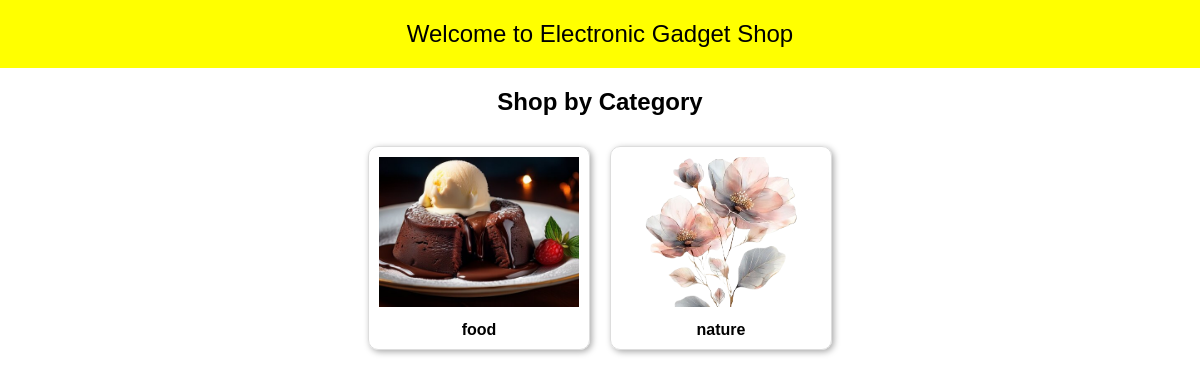
Before: / with the older database file.
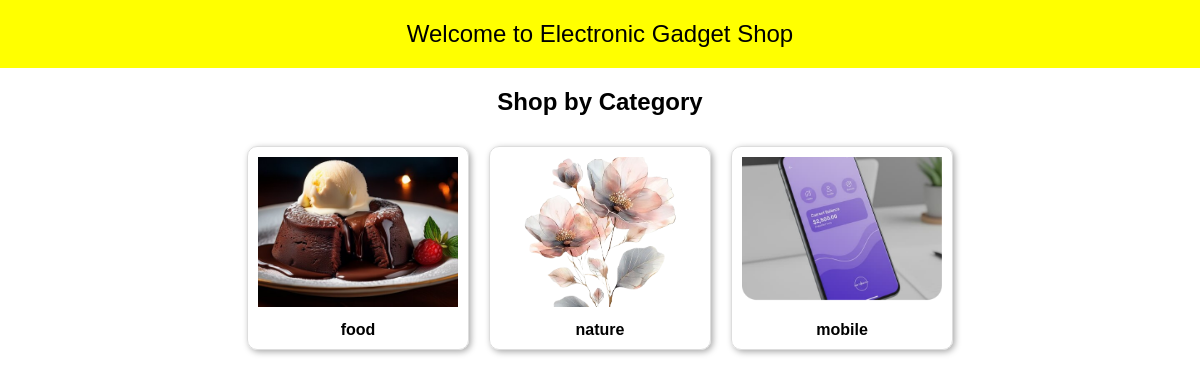
After: the same page with the newer database file.
### shop/models.py (models this page shows, shortened)
class Category(models.Model):
    name = models.CharField(max_length=100, unique=True)
    image = models.ImageField(upload_to='categories/', blank=True, null=True)

### shop/views.py (the view)
# urls.py: 2. Add a URL to urlpatterns:  path('', views.home, name='home')
def home(request):
    categories = Category.objects.all()
    return render(request, 'shop/home.html', {'categories': categories})

### shop/templates/shop/home.html (shortened to what this page needs)
<!DOCTYPE html>
<html>
<head>
</head>
<body>
    <div class="banner">Welcome to Electronic Gadget Shop</div>
    <h2 style="text-align:center;">Shop by Category</h2>
    <div class="categories">
        {% for cat in categories %}
        <div class="category">
            {% if cat.image %}
            <img src="{{ cat.image.url }}" alt="{{ cat.name }}">
            {% endif %}
            <a href="{% url 'category_products' cat.id %}">{{ cat.name }}</a>
        </div>
        {% endfor %}
    </div>
</body>
</html>

### shop/templates/shop/home.html (style rules this page uses)
body { font-family: Arial; margin: 0; padding: 0; }
.banner { background: yellow; padding: 20px; text-align: center; font-size: 24px; }
.categories { display: flex; flex-wrap: wrap; justify-content: center; margin: 20px; }
.category { border: 1px solid #ddd; margin: 10px; padding: 10px; width: 200px; text-align: center; border-radius: 10px; box-shadow: 2px 2px 6px #aaa; }
.category img { width: 100%; height: 150px; object-fit: cover; }
.category a { text-decoration: none; color: black; font-weight: bold; display: block; margin-top: 10px; }

Changed rows visible on the page:
added Category: image (picture), name "mobile"
